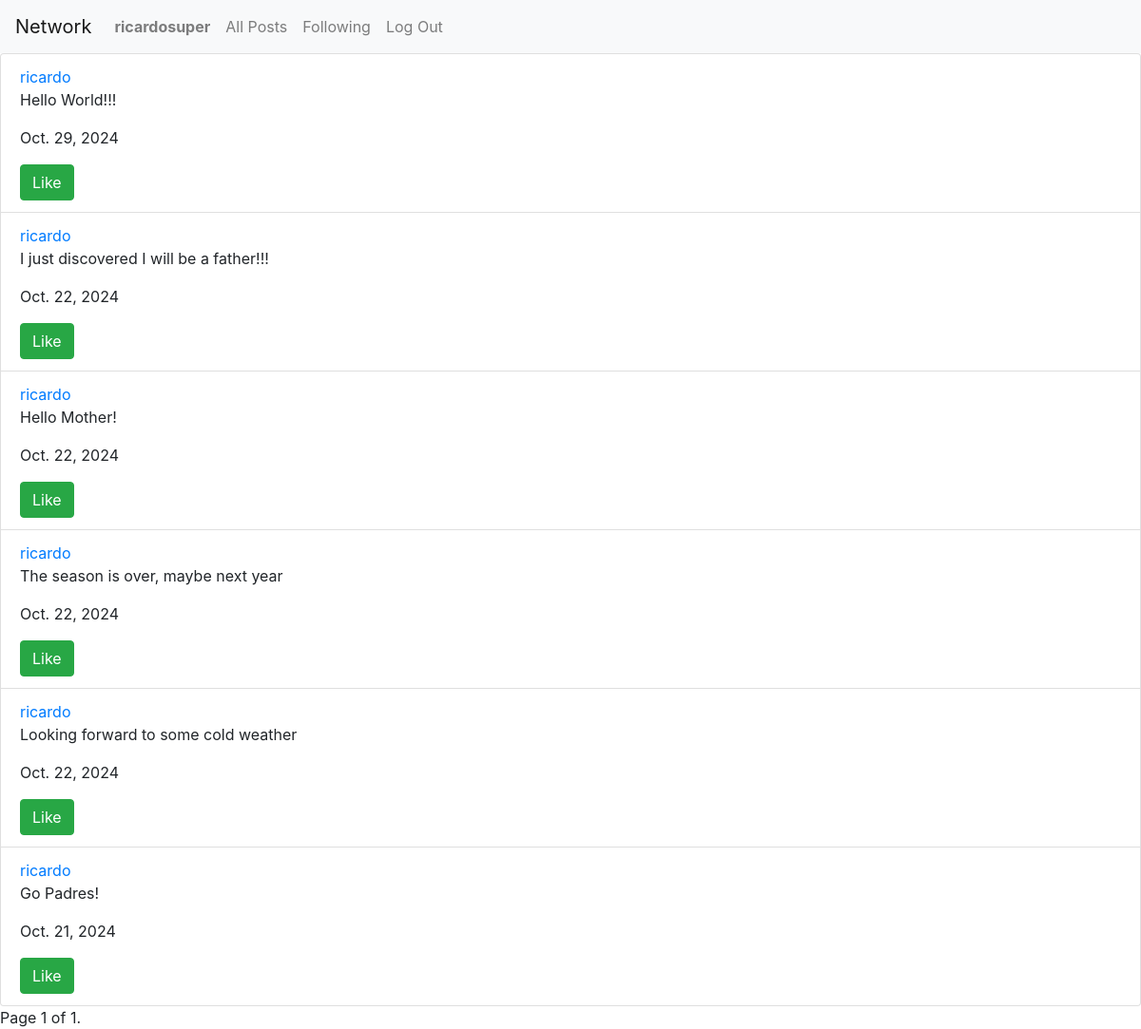
The page /following (signed in) on the database its author committed.
### network/models.py (models this page shows, shortened)
class User(AbstractUser):
    pass

class Posts(models.Model):
    author = models.ForeignKey(User, on_delete=models.CASCADE, related_name="user_posts")
    comment_content =  models.CharField(max_length=400)
    date = models.DateField(auto_now_add=True)

### network/views.py (the view)
# urls.py: path("following", views.following, name="following"),
def following(request):
    user_self = request.user
    users_followed = Follow.objects.filter(user=user_self)
    all_posts = Posts.objects.all().order_by("-id")
    relevant_post = []
    for post in all_posts:
        for relation in users_followed:
            if post.author == relation.other_user:
                relevant_post.append(post)
    objects = relevant_post
    paginator = Paginator(objects, 10)
    page_number = request.GET.get('page')
    try:
        page_posts = paginator.page(page_number)
    except PageNotAnInteger:
        page_posts = paginator.page(1)
    except EmptyPage:
        page_posts = paginator.page(paginator.num_pages)
    likes = []
    try:
        list_of_likes = Likes.objects.filter(user=request.user)
        for positive_relation in list_of_likes:
            likes.append(positive_relation.post.id)
    except:
        likes = []
    return render(request, "network/following.html", {
        'page_posts': page_posts, 'likes':likes
    })

### network/templates/network/following.html (shortened to what this page needs)
{% extends "network/layout.html" %}
{% block body %}
    {% if user.is_authenticated %}
    <ul class="list-group">
        {% for post in page_posts %}
            <li class="list-group-item" data-post-id="{{ post.id }}">
                <a href="{% url 'profile' user=post.author %}">{{post.author}}</a>
                <p id="content_{{post.id}}">{{post.comment_content}}</p>
                <p>{{post.date}}</p>
                {% if user.is_authenticated %}
                    <div id="post_like_{{post.id}}">
                        {% if post.id in likes %}
                        <button onclick="Remove_like({{post.id}})" id="remove_like_button_{{post.id}}" class="btn btn-success">Unlike</button>
                        {% else %}
                        <button onclick="Add_like({{post.id}})" id="add_like_button_{{post.id}}" class="btn btn-success">Like</button>
                        {% endif %}
                    </div>
                {% endif %}
            </li>
        {% endfor %}
    </ul>
    <div class="pagination">
        <span class="step-links">
            <span class="current">
                Page {{ page_posts.number }} of {{ page_posts.paginator.num_pages }}.
            </span>
        </span>
    </div>
    {% endif %}
{% endblock %}

### network/templates/network/layout.html (shortened to what this page needs)
{% load static %}
<!DOCTYPE html>
<html lang="en">
    <head>
        <link rel="stylesheet" href="https://stackpath.bootstrapcdn.com/bootstrap/4.4.1/css/bootstrap.min.css">
        <link href="{% static 'network/styles.css' %}" rel="stylesheet">
    </head>
    <body>
        <nav class="navbar navbar-expand-lg navbar-light bg-light">
            <a class="navbar-brand" href="#">Network</a>
            <div>
              <ul class="navbar-nav mr-auto">
                {% if user.is_authenticated %}
                    <li class="nav-item">
                        <a class="nav-link" href="{% url 'profile' user=user.username %}"><strong>{{ user.username }}</strong></a>
                    </li>
                {% endif %}
                <li class="nav-item">
                  <a class="nav-link" href="{% url 'index' %}">All Posts</a>
                </li>
                {% if user.is_authenticated %}
                    <li class="nav-item">
                        <a class="nav-link" href="{% url 'following' %}">Following</a>
                    </li>
                    <li class="nav-item">
                        <a class="nav-link" href="{% url 'logout' %}">Log Out</a>
                    </li>
                {% endif %}
              </ul>
            </div>
          </nav>
        <div class="body">
            {% block body %}
            {% endblock %}
        </div>
    </body>
</html>

### rows shown on the page
User: username "ricardosuper"
Posts: author "ricardo", comment_content "Hello World!!!", date "Oct. 29, 2024"
Posts: author "ricardo", comment_content "I just discovered I will be a father!!!", date "Oct. 22, 2024"
Posts: author "ricardo", comment_content "Hello Mother!", date "Oct. 22, 2024"
Posts: author "ricardo", comment_content "The season is over, maybe next year", date "Oct. 22, 2024"
Posts: author "ricardo", comment_content "Looking forward to some cold weather", date "Oct. 22, 2024"
Posts: author "ricardo", comment_content "Go Padres!", date "Oct. 21, 2024"

### other values the page prints
{{ page_posts.number }} "1"
{{ page_posts.paginator.num_pages }} "1"
